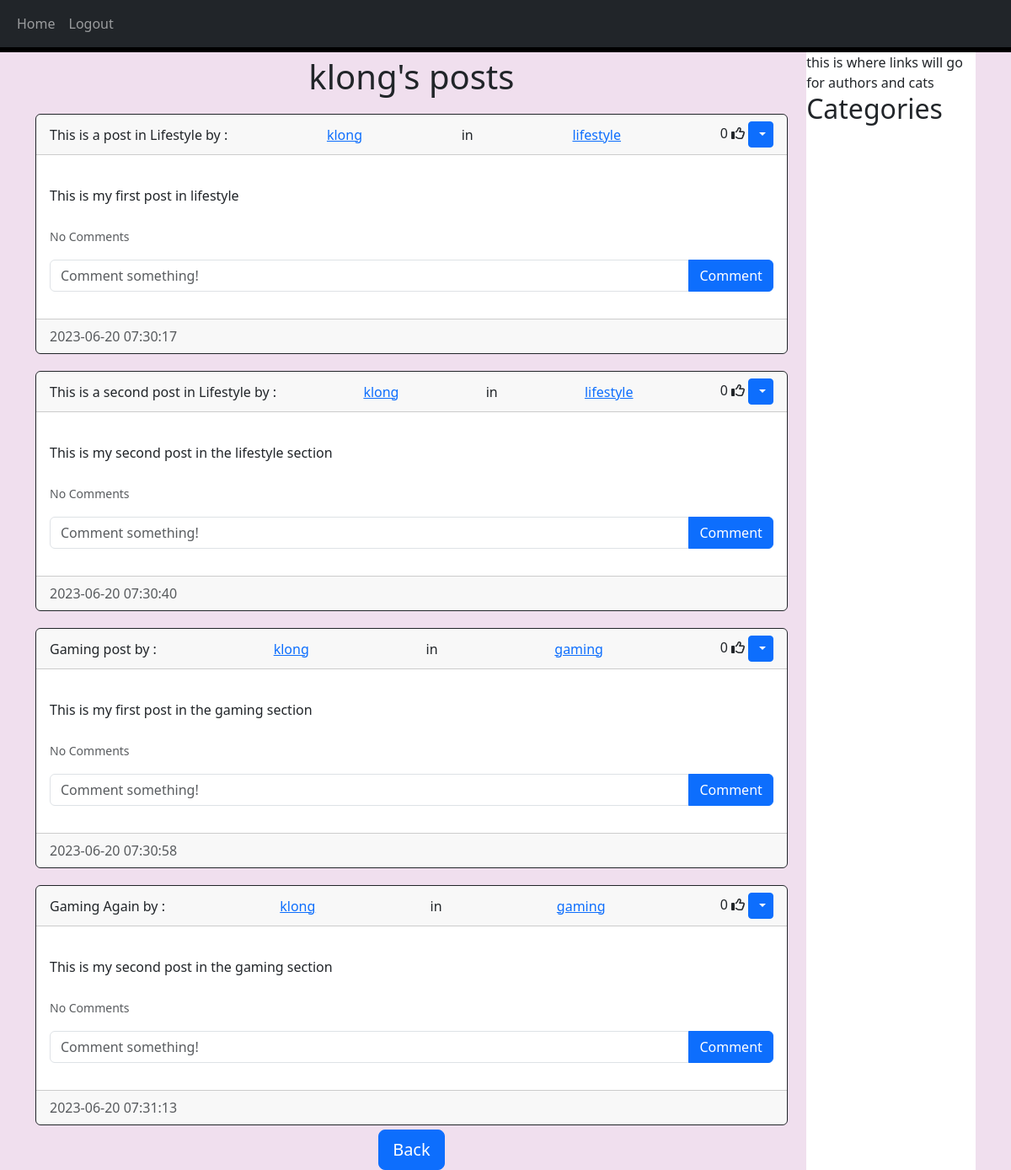
/posts/klong (signed in), run on an earlier commit of the app's database.
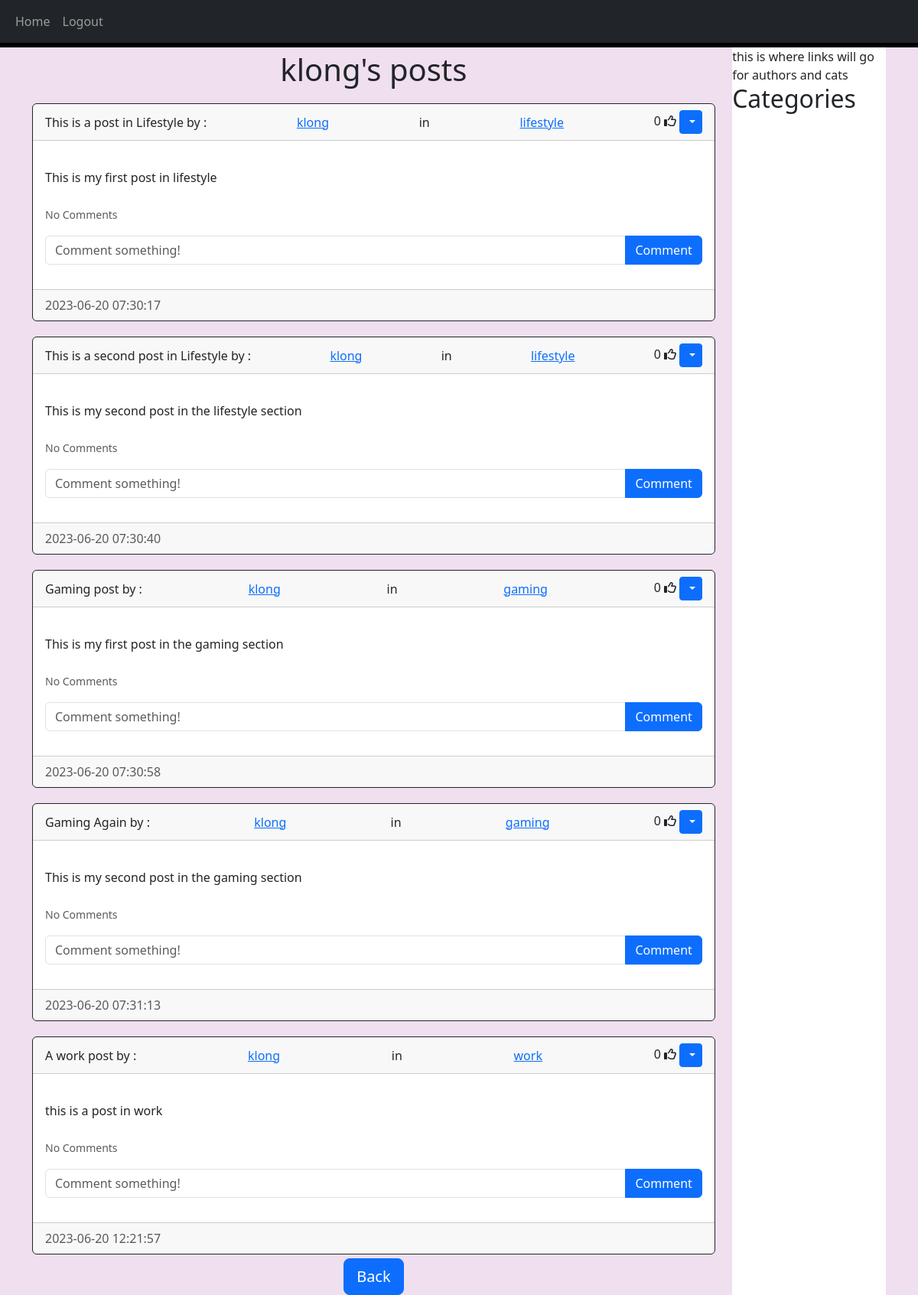
And on a later commit of the database.
### website/models.py (models this page shows)
class User(db.Model, UserMixin):
    id = db.Column(db.Integer, primary_key = True)
    email = db.Column(db.String(170), unique = True)
    username = db.Column(db.String(170), unique = True)
    password = db.Column(db.String(170))
    date_created = db.Column(db.DateTime(timezone = True),default = func.now())
    posts = db.relationship('Post', backref='user', passive_deletes=True)
    comments = db.relationship('Comment', backref='user', passive_deletes=True)
    likes = db.relationship('Like', backref='user', passive_deletes=True)

class Post(db.Model):
    id = db.Column(db.Integer, primary_key = True)
    title = db.Column(db.String(200),nullable=False)
    category = db.Column(db.String(200))
    text = db.Column(db.Text, nullable = False)
    date_created = db.Column(db.DateTime(timezone=True), default=func.now())
    author = db.Column(db.Integer, db.ForeignKey('user.id', ondelete='CASCADE'), nullable=False)
    comments = db.relationship('Comment', backref='post', passive_deletes=True)
    likes = db.relationship('Like', backref='post', passive_deletes=True)

### website/views.py (the view)
@views.route("/posts/<username>")
@login_required
def posts(username):
    user = User.query.filter_by(username = username).first()
    if not user:
        flash("No user by that name exists", category = 'error')
        return redirect(url_for('views.home'))
    posts = user.posts
    return render_template("posts.html", user=current_user, posts = posts, username = username)

### website/__init__.py (called while the page is built)
def create_app():
    app = Flask(__name__)
    app.config['SECRET_KEY'] = "helloworld"
    app.config['SQLALCHEMY_DATABASE_URI'] = f'sqlite:///{DB_NAME}'
    db.init_app(app)
    from .views import views
    from .auth import auth
    app.register_blueprint(views, url_prefix="/")
    app.register_blueprint(auth, url_prefix="/")
    from .models import User, Post, Comment, Like
    with app.app_context():
        db.create_all()
    login_manager = LoginManager() #login_manager new instance of LoginManager class
    login_manager.login_view = "auth.login" # if the user isn't logged in, put them here
    login_manager.init_app(app)
    @login_manager.user_loader
    def load_user(id): #remember if we get this from an input it will be a string
        return User.query.get(int(id)) #hence the casting
    return app

### website/templates/posts.html (shortened to what this page needs)
{% extends "posts_div.html" %}
{% block header %} {{username}}'s posts {% endblock %}
{% block footer %}
    <div class="center">
      <a href="/home"><button type="button" class="btn btn-primary btn-lg">Back</button></a>
    </div>
{% endblock %}

### website/templates/posts_div.html (shortened to what this page needs)
{% extends "base.html" %} {% block title %}Home{% endblock %} {% block content
    %}
    <h1 class="center">{% block header %}Posts{% endblock %}</h1>
    <div id="posts">
      {% for post in posts %}
      <div class="card border-dark">
        <div class="card-header d-flex justify-content-between align-items-center">
          {{post.title}} by : <a href="/posts/{{post.user.username}}"> {{post.user.username}} </a> in <a href="/{{post.category}}">{{post.category}}</a>
          <div>
            <span id="likes-count-{{post.id}}">
            {{ post.likes|length }}</span>
            {% if user.id in post.likes|map(attribute="author")|list %}
            <i class="fas fa-thumbs-up" id="like-button-{{post.id}}" onclick="like({{post.id}})"></i>
            {% else %}
            <i class="far fa-thumbs-up" id="like-button-{{post.id}}" onclick="like({{post.id}})"></i>
            {% endif %} {% if user.id == post.author %}
            <div class="btn-group">
              <button type="button" class="btn btn-sm btn-primary dropdown-toggle" data-bs-toggle="dropdown">
              </button>
            </div>
            {% endif %}
          </div>
        </div>
        <div class="card-body">
          <div class="card-text">{{post.text}}</div>
          <br />
          <p class="card-text">
            {% if post.comments|length > 0 %}
            <a data-bs-toggle="collapse" href="#comments-{{post.id}}" role="button">
              <small>View {{post.comments|length}} Comments</small>
            </a>
            {% else %}
            <small class="text-muted">No Comments</small>
            {% endif %}
          </p>
          <form class="input-group mb-3" method="POST" action="/create-comment/{{post.id}}">
            <input type="text" id="text" name="text" class="form-control" placeholder="Comment something!"/>
            <button type="submit" class="btn btn-primary">Comment</button>
          </form>
        </div>
        <div class="card-footer text-muted">{{post.date_created}}</div>
      </div>
    {% endfor %}
    </div>
{% block footer %}{% endblock %}
{% endblock %}

### website/templates/base.html (shortened to what this page needs)
<!DOCTYPE html>
<html lang="en">
<head>
    <link href="https://cdn.jsdelivr.net/npm/bootstrap@5.3.0-alpha3/dist/css/bootstrap.min.css" rel="stylesheet">
    <link rel= "stylesheet" type= "text/css" href="{{ url_for('static', filename='style.css')}}">
</head>
<body>
    <nav class="navbar navbar-expand-lg navbar-dark bg-dark">
        <div class="container-fluid">
          <div class="collapse navbar-collapse" id="navbar">
            <div class="navbar-nav">
              <a class="nav-item nav-link" href="/home">Home</a>
              {% if user.is_authenticated %}
                <a class="nav-item nav-link" href="/logout">Logout</a>
              {% else %}
                <a class="nav-item nav-link" href="/login">Login</a>
                <a class="nav-item nav-link" href="/sign-up">Sign Up</a>
              {% endif %}
            </div>
          </div>
        </div>
      </nav>
      <div class="container">
        <div class="post_content">{% block content %}{% endblock %}</div>
        <div class="second_nav">
          this is where links will go for authors and cats
          <h2>Categories</h2>
        </div>
</body>
</html>

### website/static/style.css (style rules this page uses)
body { background-color: rgb(240, 223, 238); }
.center { text-align: center; padding-top: 5px; }
nav { border-width: 0px 0px 6px 0px; border-style: solid; border-color: rgb(0, 0, 0); }
#posts > div, .card-body > div { margin-top: 20px; }
.container { display: flex; justify-content: space-between; }
.post_content { width: 80%; }
.second_nav { width: 18%; background-color: white; min-height: 100vh; }

What changed in the data, as far as the page shows it:
added Post: title "A work post", user.username "klong", category "work", likes|length "0", text "this is a post in work", date_created "2023-06-20 12:21:57"
